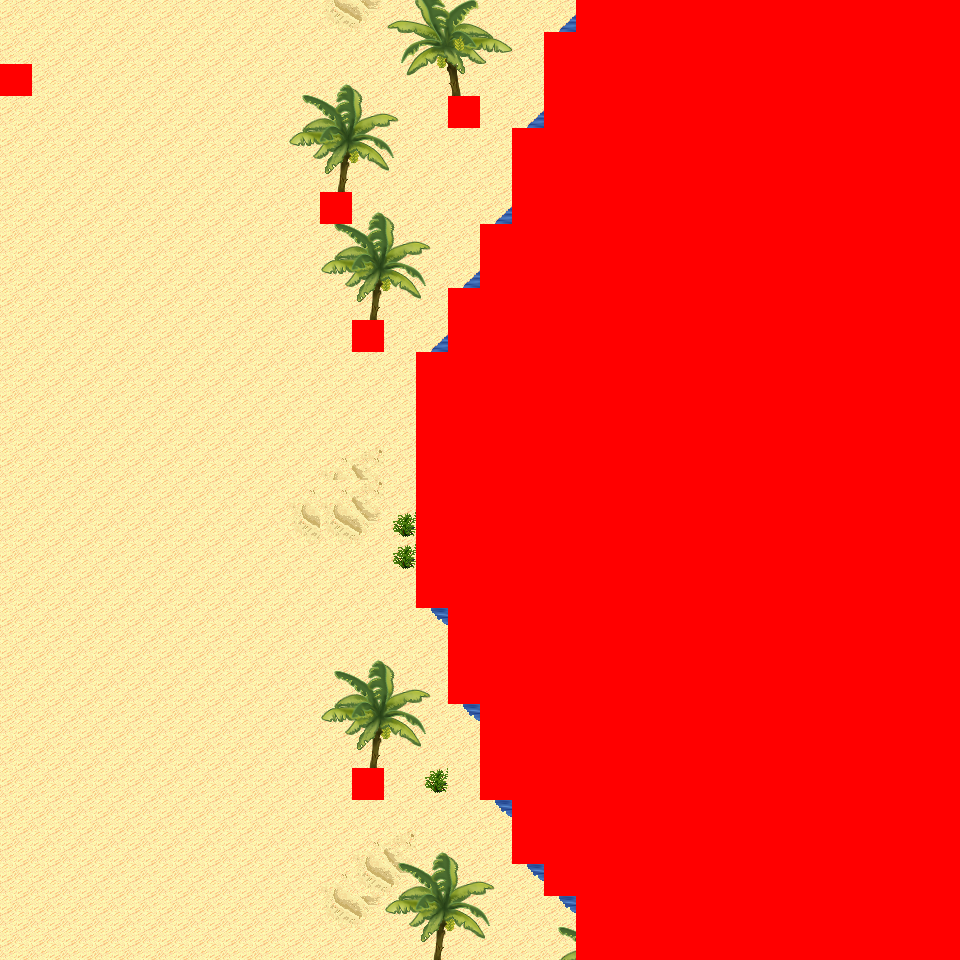

A 2D game scene composited from a Tiled map and its tileset images. What follows is a short description and the map's XML, with each tile layer's data collapsed to a summary:
An orthogonal 30x30 tile map with 32x32 px tiles, 6 tile layers (Ground, Object, Object2, Above, ...), 14 tilesets and 4 objects (4x mapExit).

<map version="1.0" orientation="orthogonal" renderorder="right-down" width="30" height="30" tilewidth="32" tileheight="32" nextobjectid="5">
  <tileset firstgid="1" name="tileset_logic_collision" tilewidth="32" tileheight="32" tilecount="1" columns="1">
    <image source="../drawable/tileset_logic_collision.png" width="32" height="32" />
  </tileset>
  <tileset firstgid="2" name="tileset_ground_ground" tilewidth="32" tileheight="32" tilecount="33" columns="3">
    <image source="../drawable/tileset_ground_ground.png" width="96" height="352" />
  </tileset>
  <tileset firstgid="35" name="tileset_terrain_desert" tilewidth="32" tileheight="32" tilecount="88" columns="8">
    <image source="../drawable/tileset_terrain_desert.png" width="256" height="352" />
  </tileset>
  <tileset firstgid="123" name="tileset_building_stone_ruins" tilewidth="32" tileheight="32" tilecount="72" columns="6">
    <image source="../drawable/tileset_building_stone_ruins.png" width="192" height="384" />
  </tileset>
  <tileset firstgid="195" name="tileset_ground_sand_edges" tilewidth="32" tileheight="32" tilecount="15" columns="5">
    <image source="../drawable/tileset_ground_sand_edges.png" width="160" height="96" />
  </tileset>
  <tileset firstgid="210" name="tileset_ground_slate_tiles" tilewidth="32" tileheight="32" tilecount="15" columns="5">
    <image source="../drawable/tileset_ground_slate_tiles.png" width="160" height="96" />
  </tileset>
  <tileset firstgid="225" name="tileset_ground_sand_2" tilewidth="32" tileheight="32" tilecount="15" columns="5">
    <image source="../drawable/tileset_ground_sand_2.png" width="160" height="96" />
  </tileset>
  <tileset firstgid="240" name="tileset_plant_cactus_2" tilewidth="32" tileheight="32" tilecount="10" columns="5">
    <image source="../drawable/tileset_plant_cactus_2.png" width="160" height="64" />
  </tileset>
  <tileset firstgid="250" name="tileset_plant_round_cactuses" tilewidth="32" tileheight="32" tilecount="20" columns="10">
    <image source="../drawable/tileset_plant_round_cactuses.png" width="320" height="64" />
  </tileset>
  <tileset firstgid="270" name="tileset_plant_tree_banana_tree" tilewidth="32" tileheight="32" tilecount="40" columns="4">
    <image source="../drawable/tileset_plant_tree_banana_tree.png" width="128" height="320" />
  </tileset>
  <tileset firstgid="310" name="tileset_plant_tree_palm_tree" tilewidth="32" tileheight="32" tilecount="6" columns="2">
    <image source="../drawable/tileset_plant_tree_palm_tree.png" width="64" height="96" />
  </tileset>
  <tileset firstgid="316" name="tileset_plant_tree_palm_trees" tilewidth="32" tileheight="32" tilecount="40" columns="4">
    <image source="../drawable/tileset_plant_tree_palm_trees.png" width="128" height="320" />
  </tileset>
  <tileset firstgid="356" name="tileset_building_stone_tower" tilewidth="32" tileheight="32" tilecount="14" columns="2">
    <image source="../drawable/tileset_building_stone_tower.png" width="64" height="224" />
  </tileset>
  <tileset firstgid="370" name="tileset_plant_bush_large_green" tilewidth="32" tileheight="32" tilecount="9" columns="3">
    <image source="../drawable/tileset_plant_bush_large_green.png" width="96" height="96" />
  </tileset>
  <layer name="Ground" width="30" height="30">
    <data>[900 cells, 900 non-empty, 6 distinct tile ids]</data>
  </layer>
  <layer name="Object" width="30" height="30">
    <data>[900 cells, 48 non-empty, 9 distinct tile ids]</data>
  </layer>
  <layer name="Object2" width="30" height="30">
    <data>[900 cells, 0 non-empty, 0 distinct tile ids]</data>
  </layer>
  <layer name="Above" width="30" height="30">
    <data>[900 cells, 74 non-empty, 25 distinct tile ids]</data>
  </layer>
  <layer name="Above2" width="30" height="30">
    <data>[900 cells, 0 non-empty, 0 distinct tile ids]</data>
  </layer>
  <layer name="Walkable" width="30" height="30">
    <data>[900 cells, 454 non-empty, 1 distinct tile ids]</data>
  </layer>
  <objectgroup name="MapEvents">
    <object id="1" name="north" type="mapExit" x="0" y="0" width="576" height="32">
      <properties>
        <property name="map" value="level_0_x38_y111" />
        <property name="x" value="0" />
        <property name="y" value="28" />
      </properties>
    </object>
    <object id="2" name="south" type="mapExit" x="0" y="928" width="576" height="32">
      <properties>
        <property name="map" value="level_0_x38_y113" />
        <property name="x" value="0" />
        <property name="y" value="1" />
      </properties>
    </object>
    <object id="3" name="west" type="mapExit" x="0" y="0" width="32" height="64">
      <properties>
        <property name="map" value="level_0_x37_y112" />
        <property name="x" value="28" />
        <property name="y" value="0" />
      </properties>
    </object>
    <object id="4" name="west2" type="mapExit" x="0" y="96" width="32" height="864">
      <properties>
        <property name="map" value="level_0_x37_y112" />
        <property name="x" value="28" />
        <property name="y" value="3" />
      </properties>
    </object>
  </objectgroup>
</map>
